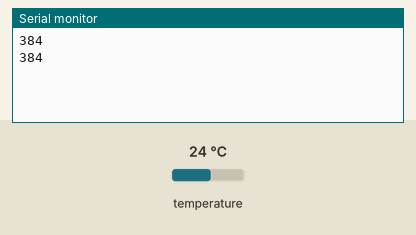
This sketch was run on a simulated Arduino Nano, built with avr-gcc and run on an emulated ATmega328P. Shown: the last lines printed to the serial monitor. The inputs (shaded band) are chosen by the test bench; at power-on: temperature 24 °C.

Above: at 2.8 s.
2.9 s: temperature set to 12 °C
At 3.8 s:
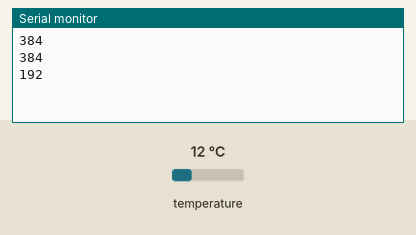
4.4 s: temperature set to 19 °C
At 5.8 s:
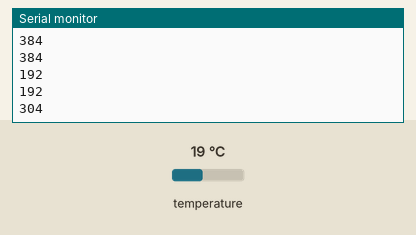
Timing chart, 0 to 7.4 s (numbered marks = the images above; inputs shaded):
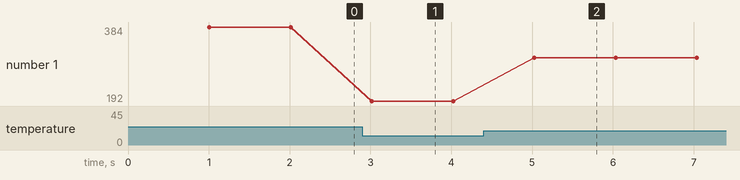

Measured:
- after the input at 2.9 s, the serial monitor: prints a new line after 0.12 s (image 1)
- after the input at 4.4 s, the serial monitor: prints a new line after 0.63 s (image 2)
- plotted number 1: 384 → 192 after the input at 2.9 s, 192 → 304 after the input at 4.4 s

The sketch:

TestTemperature001.ino
```cpp
/*
 Name:		TestTemperature001.ino
 Created:	26.05.2020 14:12:05
 Author:	Анатолий
*/
#include <OneWire.h>
OneWire ds(2); // Создаем объект OneWire для шины 1-Wire, с помощью которого будет осуществляться работа с датчиком

void setup() {
  Serial.begin(9600);
}
void loop() {
  // Определяем температуру от датчика DS18b20
  byte data[2]; // Место для значения температуры

  ds.reset(); // Начинаем взаимодействие со сброса всех предыдущих команд и параметров
  ds.write(0xCC); // Даем датчику DS18b20 команду пропустить поиск по адресу. В нашем случае только одно устрйоство
  ds.write(0x44); // Даем датчику DS18b20 команду измерить температуру. Само значение температуры мы еще не получаем - датчик его положит во внутреннюю память

  delay(1000); // Микросхема измеряет температуру, а мы ждем.

  ds.reset(); // Теперь готовимся получить значение измеренной температуры
  ds.write(0xCC);
  ds.write(0xBE); // Просим передать нам значение регистров со значением температуры
  // Получаем и считываем ответ
  data[0] = ds.read(); // Читаем младший байт значения температуры
  data[1] = ds.read(); // А теперь старший
  // Формируем итоговое значение:
  //    - сперва "склеиваем" значение,
  //    - затем умножаем его на коэффициент, соответсвующий разрешающей способности (для 12 бит по умолчанию - это 0,0625)
  int temperature = ((data[1] << 8) | data[0]);// * 0.0625;

  // Выводим полученное значение температуры в монитор порта
  Serial.println(temperature);

}
```
